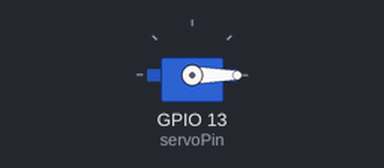
Bench run of a sketch on a simulated ESP32. On the bench: servo.

Above: at 0.05 s.
At 4.55 s:
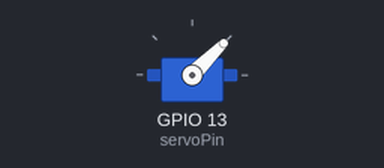
At 9.05 s:
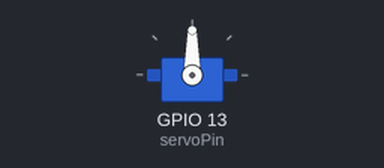
At 18.05 s:
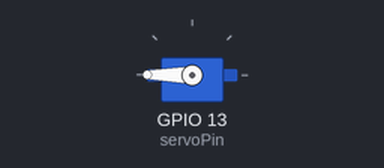
Timing chart, 0 to 23.5 s (numbered marks = the images above):
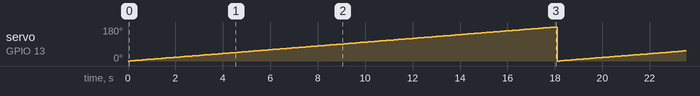

Measured:
- by itself, servo on GPIO 13 (servoPin): ramps from 0° to 180° and jumps back, once every 18.1 s

The sketch:

servo.ino
```cpp
/*********
  Rui Santos & Sara Santos - Random Nerd Tutorials
  Complete project details at https://RandomNerdTutorials.com/esp32-servo-motor-web-server-arduino-ide/
  Based on the ESP32Servo Sweep Example
*********/

#include <ESP32Servo.h>

static const int servoPin = 13;
int pos = 0;

Servo servo1;

void setup() {

  Serial.begin(115200);
  servo1.attach(servoPin);
  servo1.write(pos);
}

void loop() {
  for (; pos <= 180; pos++){
    servo1.write(pos);
    delay(100);
  }
  pos = 0;
}
```
